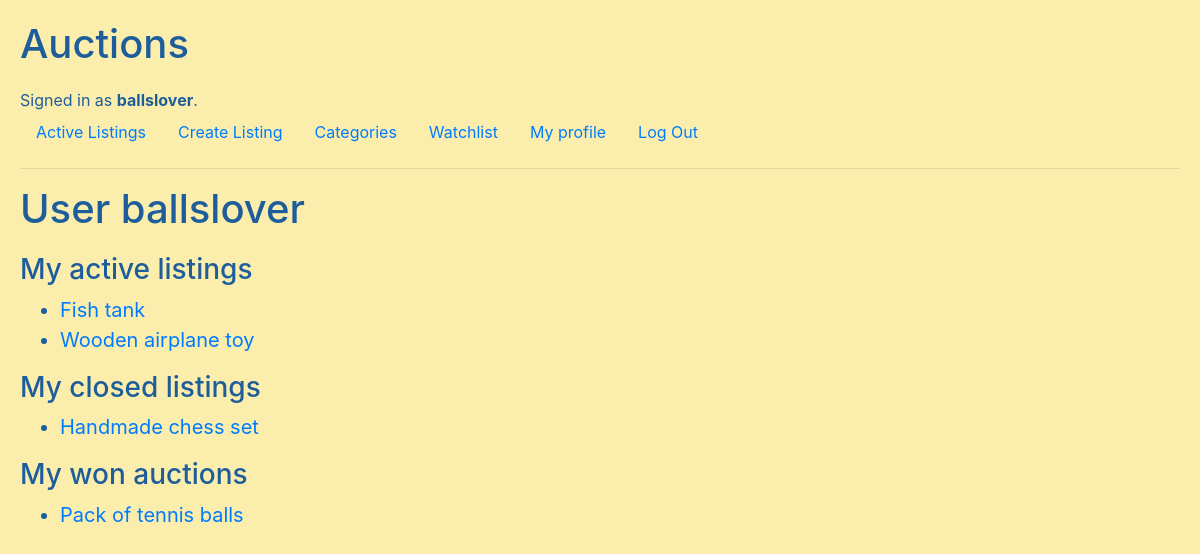
Page /user/ballslover (signed in) on the earlier database version.
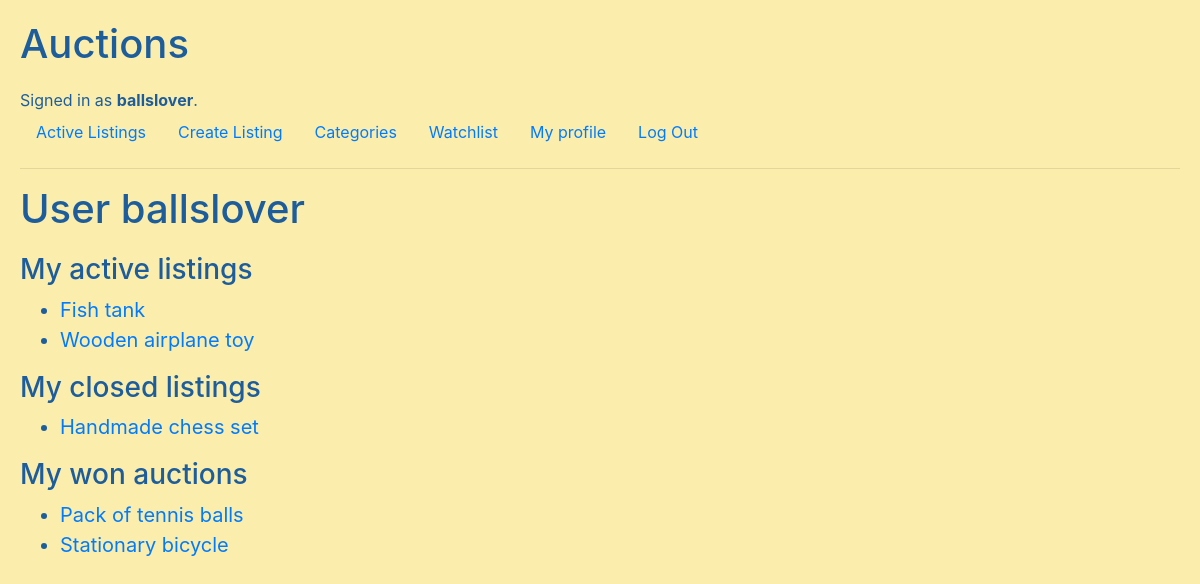
Same page on the later database version.
### auctions/models.py (models this page shows)
class Listing(models.Model):
    active = models.BooleanField(default=True)
    bid_step = models.FloatField(default=0.1)
    category = models.ForeignKey(
        Category, on_delete=models.CASCADE, related_name="listings", blank=True, null=True)
    description = models.TextField(max_length=300)
    photo = models.ImageField(
        upload_to="listing-images", blank=True, null=True)
    price = models.FloatField()
    pub_date = models.DateTimeField("date published")
    title = models.CharField(max_length=20)
    user = models.ForeignKey(
        User, on_delete=models.CASCADE, related_name="listings")
    winner = models.ForeignKey(
        User, on_delete=models.CASCADE, related_name="won_listings", blank=True, null=True)
    def __str__(self):
        return self.title

### auctions/views.py (the view)
# urls.py: path("user/<str:username>", views.user_profile, name="user"),
def user_profile(request, username):
    user = User.objects.get(username=username)
    return render(request, "auctions/user-profile.html", {
        "user": user,
        "visiting": request.user,
        "active_listings": Listing.objects.filter(user=user, active=True).all(),
        "closed_listings": Listing.objects.filter(user=user, active=False).all(),
        "won_listings": Listing.objects.filter(winner=user).exclude(user=user).all()
    })

### auctions/templates/auctions/user-profile.html (shortened to what this page needs)
{% extends "auctions/layout.html" %}
{% block body %}
<h1>User {{ user.username }}</h1>
{% if visiting == user %}
<h3>My active listings</h3>
{% else %}
<h3>Active items listed by user</h3>
{% endif %}
<ul class="list">
    {% for listing in active_listings %}
    <li><a href="{% url 'listing' listing.id %}">{{ listing }}</a></li>
    {% endfor %}
</ul>
{% if visiting == user %}
<h3>My closed listings</h3>
<ul class="list">
    {% for listing in closed_listings %}
    <li><a href="{% url 'listing' listing.id %}">{{ listing }}</a></li>
    {% endfor %}
</ul>
<h3>My won auctions</h3>
<ul class="list">
    {% for listing in won_listings %}
    <li><a href="{% url 'listing' listing.id %}">{{ listing }}</a></li>
    {% endfor %}
</ul>
{% endif %}
{% endblock %}

Differences in the rows shown:
now on this page (row edited): Listing: title "Stationary bicycle", shown under "My won auctions"
